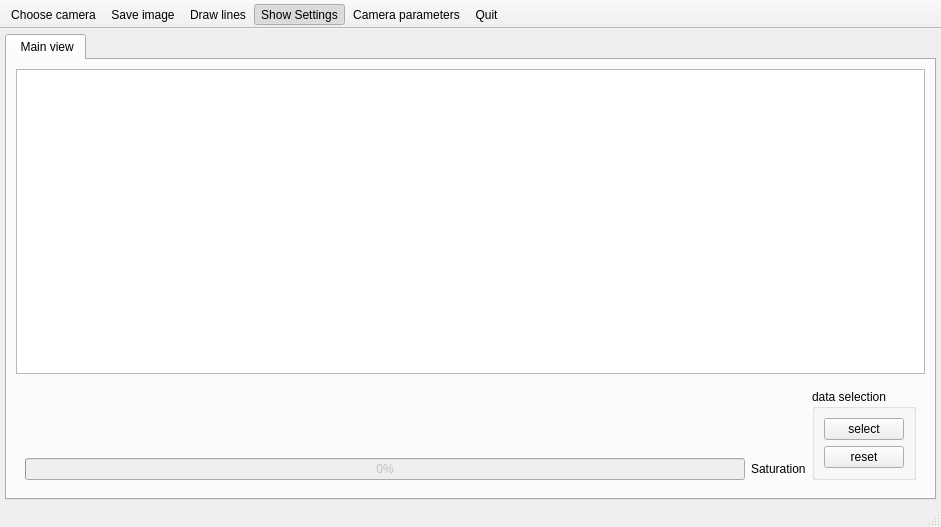
<?xml version="1.0" encoding="UTF-8"?>
<ui version="4.0">
 <class>MainWindow</class>
 <widget class="QMainWindow" name="MainWindow">
  <property name="geometry">
   <rect>
    <x>0</x>
    <y>0</y>
    <width>941</width>
    <height>527</height>
   </rect>
  </property>
  <property name="windowTitle">
   <string>MainWindow</string>
  </property>
  <widget class="QWidget" name="centralwidget">
   <layout class="QHBoxLayout" name="horizontalLayout">
    <property name="leftMargin">
     <number>5</number>
    </property>
    <property name="topMargin">
     <number>5</number>
    </property>
    <property name="rightMargin">
     <number>5</number>
    </property>
    <property name="bottomMargin">
     <number>5</number>
    </property>
    <item>
     <widget class="QTabWidget" name="tabWidget">
      <property name="currentIndex">
       <number>0</number>
      </property>
      <widget class="QWidget" name="tab">
       <attribute name="title">
        <string> Main view</string>
       </attribute>
       <layout class="QVBoxLayout" name="verticalLayout">
        <item>
         <widget class="GraphicsLayoutWidget" name="graphicsView">
          <property name="sizePolicy">
           <sizepolicy hsizetype="Expanding" vsizetype="Expanding">
            <horstretch>0</horstretch>
            <verstretch>3</verstretch>
           </sizepolicy>
          </property>
         </widget>
        </item>
        <item>
         <widget class="QWidget" name="bottom_settings_widget" native="true">
          <layout class="QGridLayout" name="gridLayout">
           <item row="0" column="2" rowspan="2">
            <widget class="QGroupBox" name="dataSelectionGroupBox">
             <property name="title">
              <string>data selection</string>
             </property>
             <layout class="QVBoxLayout" name="verticalLayout_6">
              <item>
               <widget class="QPushButton" name="selectDataButton">
                <property name="text">
                 <string>select</string>
                </property>
                <property name="checkable">
                 <bool>true</bool>
                </property>
               </widget>
              </item>
              <item>
               <widget class="QPushButton" name="resetSelectDataButton">
                <property name="text">
                 <string>reset</string>
                </property>
               </widget>
              </item>
             </layout>
            </widget>
           </item>
           <item row="0" column="0" colspan="2">
            <widget class="QWidget" name="camSettingsWidget" native="true"/>
           </item>
           <item row="1" column="0">
            <widget class="QProgressBar" name="progressBar">
             <property name="enabled">
              <bool>false</bool>
             </property>
             <property name="value">
              <number>0</number>
             </property>
            </widget>
           </item>
           <item row="1" column="1">
            <widget class="QLabel" name="saturation_label">
             <property name="text">
              <string>Saturation</string>
             </property>
            </widget>
           </item>
          </layout>
         </widget>
        </item>
       </layout>
      </widget>
     </widget>
    </item>
   </layout>
  </widget>
  <widget class="QStatusBar" name="statusbar"/>
  <widget class="QToolBar" name="toolBar">
   <property name="windowTitle">
    <string>toolBar</string>
   </property>
   <property name="movable">
    <bool>false</bool>
   </property>
   <property name="toolButtonStyle">
    <enum>Qt::ToolButtonTextUnderIcon</enum>
   </property>
   <attribute name="toolBarArea">
    <enum>TopToolBarArea</enum>
   </attribute>
   <attribute name="toolBarBreak">
    <bool>false</bool>
   </attribute>
   <addaction name="actionChoose_camera"/>
   <addaction name="actionSave_image"/>
   <addaction name="actionDraw_lines"/>
   <addaction name="actionShow_Settings"/>
   <addaction name="actionTune_camera_parameters"/>
   <addaction name="actionQuit"/>
  </widget>
  <action name="actionChoose_camera">
   <property name="icon">
    <iconset resource="../resources.qrc">
     <normaloff>:/icons/ui/camera-slr-8x.png</normaloff>:/icons/ui/camera-slr-8x.png</iconset>
   </property>
   <property name="text">
    <string>Choose camera</string>
   </property>
  </action>
  <action name="actionSave_image">
   <property name="icon">
    <iconset resource="../resources.qrc">
     <normaloff>:/icons/ui/pencil-8x.png</normaloff>:/icons/ui/pencil-8x.png</iconset>
   </property>
   <property name="text">
    <string>Save image</string>
   </property>
  </action>
  <action name="actionQuit">
   <property name="icon">
    <iconset resource="../resources.qrc">
     <normaloff>:/icons/ui/circle-x-8x.png</normaloff>:/icons/ui/circle-x-8x.png</iconset>
   </property>
   <property name="text">
    <string>Quit</string>
   </property>
  </action>
  <action name="actionDraw_lines">
   <property name="checkable">
    <bool>true</bool>
   </property>
   <property name="icon">
    <iconset resource="../resources.qrc">
     <normaloff>:/icons/ui/plus-8x.png</normaloff>:/icons/ui/plus-8x.png</iconset>
   </property>
   <property name="text">
    <string>Draw lines</string>
   </property>
  </action>
  <action name="actionShow_Settings">
   <property name="checkable">
    <bool>true</bool>
   </property>
   <property name="checked">
    <bool>true</bool>
   </property>
   <property name="icon">
    <iconset resource="../resources.qrc">
     <normaloff>:/icons/ui/cog-8x.png</normaloff>:/icons/ui/cog-8x.png</iconset>
   </property>
   <property name="text">
    <string>Show Settings</string>
   </property>
  </action>
  <action name="actionTune_camera_parameters">
   <property name="icon">
    <iconset resource="../resources.qrc">
     <normaloff>:/icons/ui/dial-8x.png</normaloff>:/icons/ui/dial-8x.png</iconset>
   </property>
   <property name="text">
    <string>Camera parameters</string>
   </property>
  </action>
 </widget>
 <customwidgets>
  <customwidget>
   <class>GraphicsLayoutWidget</class>
   <extends>QGraphicsView</extends>
   <header>pyqtgraph</header>
  </customwidget>
 </customwidgets>
 <resources>
  <include location="../resources.qrc"/>
 </resources>
 <connections>
  <connection>
   <sender>actionQuit</sender>
   <signal>triggered()</signal>
   <receiver>MainWindow</receiver>
   <slot>close()</slot>
   <hints>
    <hint type="sourcelabel">
     <x>-1</x>
     <y>-1</y>
    </hint>
    <hint type="destinationlabel">
     <x>399</x>
     <y>299</y>
    </hint>
   </hints>
  </connection>
 </connections>
</ui>
